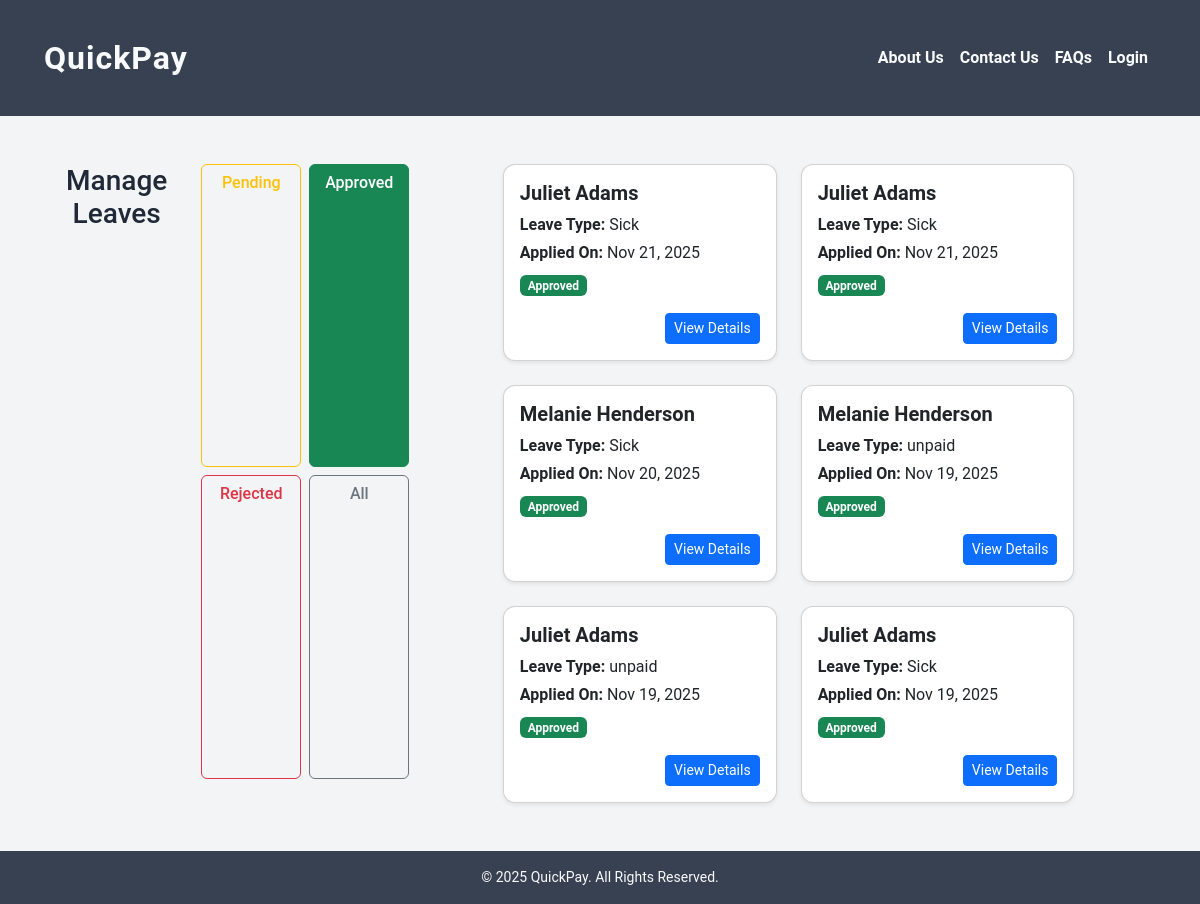
Page /manage_leaves?status=approved on the committed database.
### employee/models.py (models this page shows, shortened)
class LeaveRequest(models.Model):
    LEAVE_TYPES = [
        ('sick', 'Sick'),
        ('vacation', 'Vacation'),
    ]
    STATUS = [
        ('pending', 'Pending'),
        ('approved', 'Approved'),
        ('rejected', 'Rejected'),
    ]
    em = models.ForeignKey(Employee, on_delete=models.CASCADE)
    type = models.CharField(max_length=20, choices=LEAVE_TYPES)
    status = models.CharField(max_length=20, choices=STATUS, default='pending')
    applied_on = models.DateTimeField(auto_now_add=True)
    start_date = models.DateField()
    end_date = models.DateField()
    is_unpaid = models.BooleanField(default=False)

class Employee(models.Model):
    STATUS_CHOICES = [
        ('active', 'Active'),
        ('on_leave', 'On Leave'),
        ('terminated', 'Terminated'),
    ]
    DEPARTMENT_CHOICES = [
        ('hr', 'Human Resources'),
        ('finance', 'Finance'),
        ('it', 'Information Technology'),
        ('marketing', 'Marketing'),
        ('sales', 'Sales'),
        ('operations', 'Operations'),
    ]
    user = models.OneToOneField(
        settings.AUTH_USER_MODEL,
        on_delete=models.CASCADE,
        related_name='employee_profile'
    )
    department = models.CharField(max_length=100, choices=DEPARTMENT_CHOICES, default='it')
    hire_date = models.DateField()
    salary = models.DecimalField(max_digits=10, decimal_places=2)
    status = models.CharField(max_length=20, choices=STATUS_CHOICES, default='active')
    updated_on = models.DateTimeField(auto_now=True)

### user/models.py (models this page shows, shortened)
class User(AbstractUser):
    USER_TYPES = [
        ('admin', 'Admin'),
        ('hr_manager', 'HR Manager'),
        ('payroll_manager', 'Payroll Manager'),
        ('employee', 'Employee'),
    ]
    role = models.CharField(max_length=25, choices=USER_TYPES, default='employee')
    address = models.CharField(max_length=150, null=True, blank=True)
    phone = models.CharField(max_length=10, null=True, blank=True)
    office_mail = models.EmailField(unique=True, null=True, blank=True)

### employee/views.py (the view)
# urls.py: path('manage_leaves', employee.views.manage_leaves, name='manage_leaves'),
def manage_leaves(request):
    status_filter = request.GET.get('status', 'pending')
    if status_filter == 'all':
        leaves = LeaveRequest.objects.select_related('em__user').order_by('-applied_on')
    else:
        leaves = LeaveRequest.objects.select_related('em__user').filter(status=status_filter).order_by('-applied_on')
    return render(request, 'manage_leaves.html', {
        'leaves': leaves,
        'status_filter': status_filter
    })

### Templates/manage_leaves.html (shortened to what this page needs)
{% extends 'base.html' %}
{% load static %}
{% block content %}
<div class="container mt-5">
    <h3 class="text-center mb-4">Manage Leaves</h3>
    <div class="d-flex justify-content-center mb-4 gap-2 flex-wrap filter-btns">
        <a href="{% url 'manage_leaves' %}?status=pending"
           class="btn btn-outline-warning {% if status_filter == 'pending' %}active bg-warning text-dark{% endif %}">
           Pending
        </a>
        <a href="{% url 'manage_leaves' %}?status=approved"
           class="btn btn-outline-success {% if status_filter == 'approved' %}active bg-success{% endif %}">
           Approved
        </a>
        <a href="{% url 'manage_leaves' %}?status=rejected"
           class="btn btn-outline-danger {% if status_filter == 'rejected' %}active bg-danger{% endif %}">
           Rejected
        </a>
        <a href="{% url 'manage_leaves' %}?status=all"
           class="btn btn-outline-secondary {% if status_filter == 'all' %}active bg-secondary{% endif %}">
           All
        </a>
    </div>
    {% if leaves %}
        <div class="row g-4 justify-content-center">
            {% for i in leaves %}
                <div class="col-md-5">
                    <div class="card shadow-sm">
                        <div class="card-body">
                            <h5 class="fw-semibold">{{ i.em.user.get_full_name }}</h5>
                            <p class="mb-1"><strong>Leave Type:</strong> {{ i.get_type_display }}</p>
                            <p class="mb-2"><strong>Applied On:</strong> {{ i.applied_on|date:"M d, Y" }}</p>
                            <span class="badge
                                {% if i.status == 'approved' %} bg-success
                                {% elif i.status == 'rejected' %} bg-danger
                                {% else %} bg-warning text-dark {% endif %}">
                                {{ i.status|capfirst }}
                            </span>
                            <div class="mt-3 text-end">
                                <a href="{% url 'view_leave' i.id %}" class="btn btn-primary btn-sm">View Details</a>
                            </div>
                        </div>
                    </div>
                </div>
            {% endfor %}
        </div>
    {% else %}
        <p class="text-center text-muted mt-4">No leave requests available.</p>
    {% endif %}
</div>
{% endblock %}

### static/css/mystyle.css (style rules this page uses)
body { margin: 0; font-family: "Roboto", "Segoe UI", sans-serif; background: #f3f4f6; color: #1f2937; }
.container { display: flex; gap: 2rem; margin: 3rem auto; max-width: 1100px; padding: 0 1rem; }
.card { border-radius: 16px; transition: transform 0.2s ease, box-shadow 0.2s ease; word-wrap: break-word; }
.card { flex: 1; display: flex; flex-direction: column; justify-content: space-between; }

### Templates/manage_leaves.html (style rules this page uses)
.filter-btns .btn { min-width: 100px; font-weight: 500; }
.filter-btns .btn.active { color: white !important; }
.card { border-radius: 12px; }

### rows in the picture
LeaveRequest: em.user.get_full_name "Juliet Adams", type "Sick", applied_on "Nov 21, 2025", status "Approved"
LeaveRequest: em.user.get_full_name "Juliet Adams", type "Sick", applied_on "Nov 21, 2025", status "Approved"
LeaveRequest: em.user.get_full_name "Melanie Henderson", type "Sick", applied_on "Nov 20, 2025", status "Approved"
LeaveRequest: em.user.get_full_name "Melanie Henderson", type "unpaid", applied_on "Nov 19, 2025", status "Approved"
LeaveRequest: em.user.get_full_name "Juliet Adams", type "unpaid", applied_on "Nov 19, 2025", status "Approved"
LeaveRequest: em.user.get_full_name "Juliet Adams", type "Sick", applied_on "Nov 19, 2025", status "Approved"
